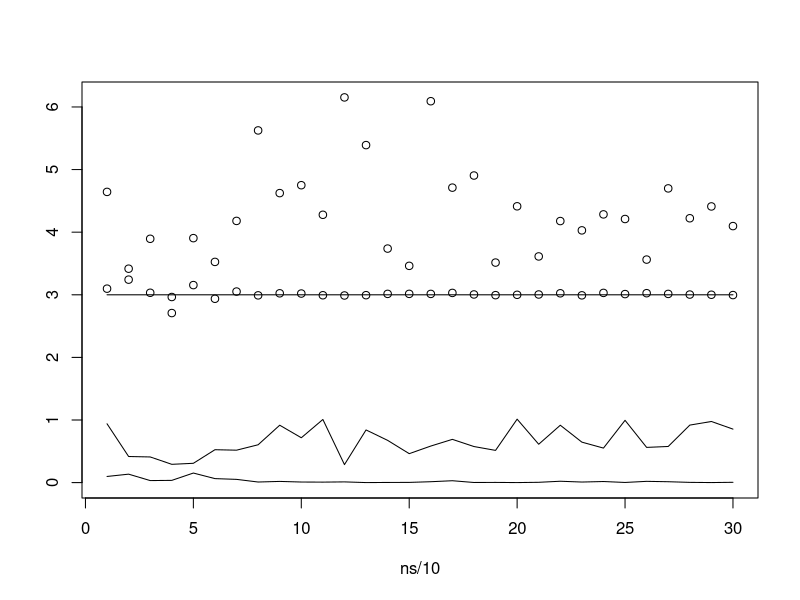

This chart was generated by the following R code:

#HF:exp(lambda) elo. paraméterre becslések: 1/átlag
## és 1/[n*min(X1,...Xn)]
#megvizsgálni, melyik a jobb
##tobb mintaelemszamra, ismetlesre

#hibafuggveny
err <- function(lambda, estimations) {
  return (min(c(abs(lambda-mean(estimations)),min(abs(lambda-quantile(estimations))))))
}

la=3

ns=10*c(1:30) 
dim = length(ns)

meansMean = rep(0,times=dim)
meansMin = rep(0,times=dim)
medianMean = rep(0,times=dim)
medianMin = rep(0,times=dim)
errsMean = rep(0,times=dim)
errsMin = rep(0,times=dim)

#for (ism in ns) {
  for (n in ns) {
    ism = n
    
    becs1=rep(0,times=ism)
    becs2=becs1
    for (i in 1:ism)
    {
      #Mintat veszunk a exp(lambda)-bol
      x=rexp(n,la)
      #1/atlag
      becs1[i]=1/mean(x)
      #1/(n*min)
      becs2[i]=1/( n*min(x))
    }
    print(paste("Mintaelemszam:",toString(n),"Ismetlesszam:",toString(ism)))
    i = n/10
    meansMean[i] = mean(becs1)
    medianMean[i] = median(becs1)
    meansMin[i] = mean(becs2)
    medianMin[i] = median(becs2)
    errsMean[i] = err(la,becs1)
    errsMin[i] = err(la,becs2)
    if (err(la,becs1)<err(la,becs2)) {
      print(" 1/atlag a jobb")
    }
    else {
      print(" 1/n*min a jobb")
    }
  }
#}

par(mfrow=c(1,1))
plot(ns/10,rep(la,times=dim),type="l",ylim=c(0,max(medianMin)),ylab = "")
points(meansMean)
#points(medianMean)
#points(meansMin)
points(medianMin)
lines(errsMean)
lines(errsMin)

